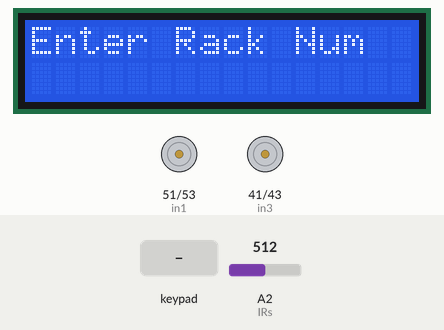
This sketch was run on a simulated Arduino Mega 2560, built with avr-gcc and run on an emulated ATmega2560. Shown: 16×2 character LCD, motor-driver pin pairs drawn as motors (green arrow = first pin HIGH = forward, orange = second pin HIGH = backward, longer = more drive, scaled by the enable pin). The test bench sets the inputs (shaded band); at power-on: A2 (IRs) = 512. What the sketch prints to the serial monitor is not drawn.

Above: at 14.3 s.
14.4 s: key '1' pressed
At 14.7 s:
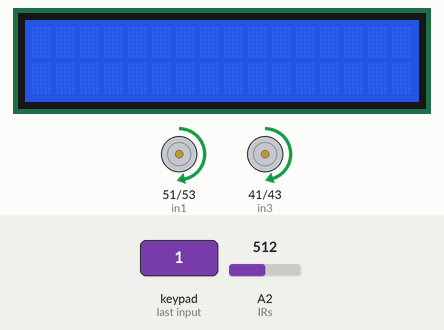
15.9 s: A2 (IRs) set to 487
At 17.3 s:
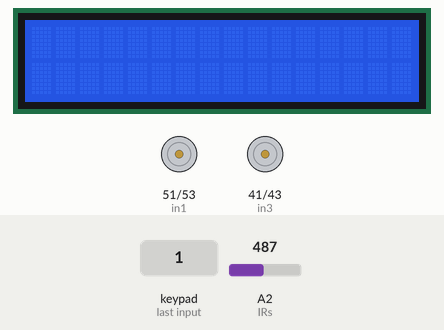
18.9 s: A2 (IRs) set to 510
At 20.4 s:
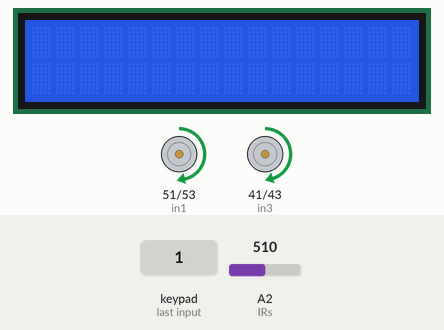
Timing chart, 0 to 21.9 s (numbered marks = the images above; inputs shaded):
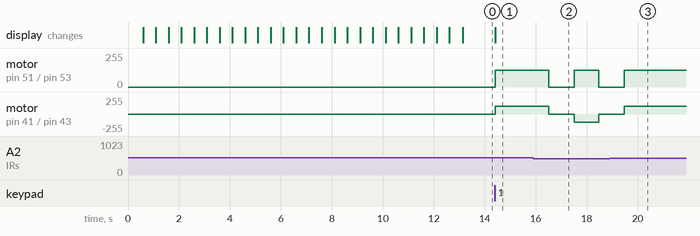

Measured:
- the behaviour switches between 500 and 499 on A2 (IRs) (found by bisection; images 1 and 2)
- after the input at 14.4 s, motor on pin 51 (in1) / pin 53 (in2): stopped → forward 125/255 at once; motor on pin 41 (in3) / pin 43 (in4): stopped → forward 120/255 at once; the display: changes at once (image 1)
- after the input at 15.9 s, motor on pin 51 (in1) / pin 53 (in2): forward 125/255 → stopped after 0.62 s, → forward 125/255 1.0 s later, → stopped 0.95 s later; motor on pin 41 (in3) / pin 43 (in4): forward 120/255 → stopped after 0.62 s, → backward 120/255 1.0 s later, → stopped 0.95 s later
- after the input at 18.9 s, motor on pin 51 (in1) / pin 53 (in2): goes on until 19.5 s, then stays forward 125/255; motor on pin 41 (in3) / pin 43 (in4): goes on until 19.5 s, then stays forward 120/255

The sketch:

FINAL.ino
```cpp
#include <Wire.h>
#include <Keypad.h>
#include <LiquidCrystal_I2C.h>

// Motor A connections
int enA = 11;
int in1 = 51;
int in2 = 53;

// Motor B connections./
int enB = 12;
int in3 = 41;
int in4 = 43;

// IR Sensor to check Rotation
int IRs = A2;
int IR = 0;

float circumference = 34.00;
int test_count = 0;

const int ROW_NUM = 4;   //four rows
const int COLUMN_NUM = 3;   //three columns

char keys[ROW_NUM][COLUMN_NUM] =
{
  {'1','2','3'},
  {'4','5','6'},
  {'7','8','9'},
  {'*','0','#'}
};

byte pin_rows[ROW_NUM] = {9, 8, 7, 6};   //connect to the row pinouts of the keypad
byte pin_column[COLUMN_NUM] = {5, 4, 3};   //connect to the column pinouts of the keypad

Keypad keypad = Keypad(makeKeymap(keys), pin_rows, pin_column, ROW_NUM, COLUMN_NUM );
LiquidCrystal_I2C lcd(0x3F, 16, 2);   // I2C address 0x27, 16 column and 2 rows

int cursorColumn = 0;
int cursorRow = 1;

float path1[] = {1.01, 2.0, 1.01, 2.0, 1.01, 2.0, 1.01, 9.0};
float path2[] = {1.02, 2.0, 1.02, 2.0, 1.02, 2.0, 1.02, 9.0};
float path3[] = {1.02, 2.0, 1.02, 3.0, 1.02, 9.0};
float path4[] = {1.01, -1.01, 2.0, 1.01, 9.0};
float path5[] = {1.01, 3.0, 1.01, 3.0, 1.01, 3.0, 1.01, 9.0};

void setup() {

  // Set all the motor control pins and IR inputs
  pinMode(A2, INPUT);
  pinMode(enA, OUTPUT);
  pinMode(enB, OUTPUT);
  pinMode(in1, OUTPUT);
  pinMode(in2, OUTPUT);
  pinMode(in3, OUTPUT);
  pinMode(in4, OUTPUT);

  // Turn off motors - Initial state
  digitalWrite(in1, LOW);
  digitalWrite(in2, LOW);
  digitalWrite(in3, LOW);
  digitalWrite(in4, LOW);
  Serial.begin(9600);

  lcd.init(); // initialize the lcd
  lcd.backlight();
  lcd.print("  Welcome to ITM University");
  for (int positionCounter = 0; positionCounter < 26; positionCounter++)
  {
    lcd.scrollDisplayLeft();
    delay(500);
  }
  lcd.clear();
  lcd.print("Enter Rack Num");

}

void loop()
{
  char key = keypad.getKey();
  if(test_count < 1)
  {
    if(key)
    {
      Serial.println(key);
      lcd.setCursor(cursorRow, 1);
      lcd.print(key);
      if(cursorRow == 1)
      {
        lcd.clear();
        cursorRow = 0;
      }
      int alpha = key - '0';    //char to int conversion
      Serial.println(alpha);
      KeyCheck(alpha);
    }
  }
}

void KeyCheck(int key1)
{

  Serial.println(key1);
  while( key1 > 0 )
  {
    if(test_count < 1)
    {
      switch (key1)
      {
          case 1:
            Serial.println("Path1");
            test_count = test_count + 1;
            Trace_path(path1);
            break;

          case 2:
            Serial.println("Path2");
            test_count = test_count + 1;
            Trace_path(path2);
            break;

          case 3:
            Serial.println("Path3");
            test_count = test_count + 1;
            Trace_path(path3);
            break;

          case 4:
            Serial.println("Path4");
            test_count = test_count + 1;
            Trace_path(path4);
            test_count = test_count + 1;
            break;

          case 5:
            Serial.println("Path5");
            test_count = test_count + 1;
            Trace_path(path5);
            break;

          default:
            Serial.println("No such path found.");
            break;
        }
    delay(1);
    }
    else
    {
      break;
      Serial.println("BREAK");
    }
  }
}


void Trace_path(float input[])
{
  for(int i=0; i < Farr_Size(input); i++)
  {
    float dist = 0;
    //Serial.println(input[i]);
    int tmp = (int)input[i];
    Serial.println("\nDirection Case ");
    Serial.println(tmp);
    switch(tmp)
    {
      case 1:
        dist = (input[i] - 1) * 100;
        Forward(dist);
        break;

      case -1:
        dist = (input[i] + 1) * 100;
        Backward(dist);
        break;

      case 2:
        Right_Mov();
        break;

      case 3:
        Left_Mov();
        break;

      default:
        Serial.println(" PATH ERROR ");
        break;
    }
  }
}

int Farr_Size(float arr[])
{
  int arrsize = 0;
  for(int i=0; arr[i] != 9.0; i++)
  {
    arrsize = arrsize + 1;
  }
  return arrsize;
}

int Forward(float distm)
{
  float distc, rots;
  int chk = 0;
  distc = distm * 100;
  rots = distc / circumference;
  rots = round(rots);

  analogWrite(enA, 125);
  analogWrite(enB, 120);
  digitalWrite(in1, HIGH);
  digitalWrite(in2, LOW);
  digitalWrite(in3, HIGH);
  digitalWrite(in4, LOW);

  Serial.println("Inside Forward");
  Check_Stop(rots);
}

int Left_Mov()
{
  digitalWrite(in1, LOW);
  digitalWrite(in2, HIGH);
  digitalWrite(in3, HIGH);
  digitalWrite(in4, LOW);
  Serial.println("Left");
  delay(950);
  Stop();
}

int Right_Mov()
{
  digitalWrite(in1, HIGH);
  digitalWrite(in2, LOW);
  digitalWrite(in3, LOW);
  digitalWrite(in4, HIGH);
  Serial.println("Right");
  delay(950);
  Stop();
}

int Stop()
{
  digitalWrite(in1, LOW);
  digitalWrite(in2, LOW);
  digitalWrite(in3, LOW);
  digitalWrite(in4, LOW);
  Serial.println("Stop");
  delay(1000);
}

int Backward(float distm)
{

  float distc, rots;
  int chk = 0;
  distc = distm * 100;
  rots = distc / circumference;
  rots = -rots;
  rots = round(rots);

  digitalWrite(in1, LOW);
  digitalWrite(in2, HIGH);
  analogWrite(enA, 120);
  digitalWrite(in3, LOW);
  digitalWrite(in4, HIGH);
  analogWrite(enB, 125);
  Serial.println("Inside Backward");
  Check_Stop(rots);

}

int Check_Stop( float r)
{
  float rot_count = 0.0;
  while( r > 0.0)
  {
    IR = analogRead(IRs);
    delay(175);
    if(IR < 500)
    {
      rot_count = rot_count + 1.0;
      //Serial.println(rot_count);
      if(rot_count == r)
      {
        Serial.print("\nEqual and Stop");
        Stop();
        r = 0.0;
      }
    }
  }
}
```
